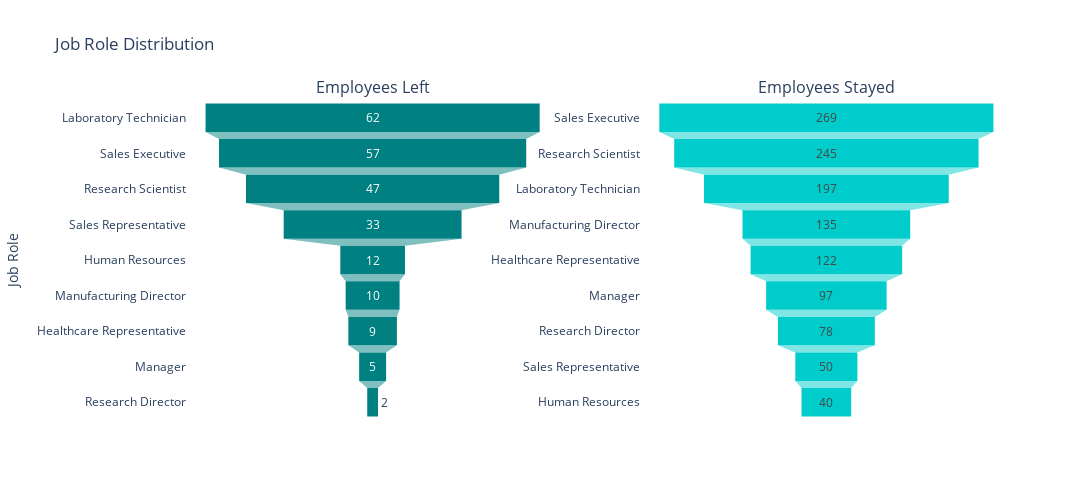

Here is the notebook cell this chart was saved with:
### Code cell
fig = make_subplots(rows = 1, cols = 2,
                    subplot_titles = ['Employees Left', 'Employees Stayed'])
fig.add_trace(
    go.Funnel(
        name = 'Employees Left',
        y = job_role_df_left['JobRole'],
        x = job_role_df_left['Count'],
        textinfo = 'value',
        marker = {"color": "#008080"}
    ),
    row = 1, col = 1
)
fig.add_trace(
    go.Funnel(
        name='Employees Stayed',
        x=job_role_df_stayed['Count'],
        y=job_role_df_stayed['JobRole'],
        textinfo="value",
        marker = {"color": '#00cccc'}
    ),
    row=1, col=2
)
fig.update_layout(
    width=1100,
    height=500,
    plot_bgcolor='#FFFFFF',
    title='Job Role Distribution',
    yaxis_title='Job Role',
    showlegend=False
)

fig.show()

### Figure 1 — Plotly figure (JSON) as saved in the notebook; plotly's stock layout.template omitted (floating-point values rounded to 4 significant figures)
{"data": [{"marker": {"color": "#008080"}, "name": "Employees Left", "textinfo": "value", "type": "funnel", "x": [62, 57, 47, 33, 12, 10, 9, 5, 2], "xaxis": "x", "y": ["Laboratory Technician", "Sales Executive", "Research Scientist", "Sales Representative", "Human Resources", "Manufacturing Director", "Healthcare Representative", "Manager", "Research Director"], "yaxis": "y"}, {"marker": {"color": "#00cccc"}, "name": "Employees Stayed", "textinfo": "value", "type": "funnel", "x": [269, 245, 197, 135, 122, 97, 78, 50, 40], "xaxis": "x2", "y": ["Sales Executive", "Research Scientist", "Laboratory Technician", "Manufacturing Director", "Healthcare Representative", "Manager", "Research Director", "Sales Representative", "Human Resources"], "yaxis": "y2"}], "layout": {"annotations": [{"font": {"size": 16}, "showarrow": false, "text": "Employees Left", "x": 0.225, "xanchor": "center", "xref": "paper", "y": 1, "yanchor": "bottom", "yref": "paper"}, {"font": {"size": 16}, "showarrow": false, "text": "Employees Stayed", "x": 0.775, "xanchor": "center", "xref": "paper", "y": 1, "yanchor": "bottom", "yref": "paper"}], "height": 500, "plot_bgcolor": "#FFFFFF", "showlegend": false, "title": {"text": "Job Role Distribution"}, "width": 1100, "xaxis": {"anchor": "y", "domain": [0, 0.45]}, "xaxis2": {"anchor": "y2", "domain": [0.55, 1]}, "yaxis": {"anchor": "x", "domain": [0, 1], "title": {"text": "Job Role"}}, "yaxis2": {"anchor": "x2", "domain": [0, 1]}}}
